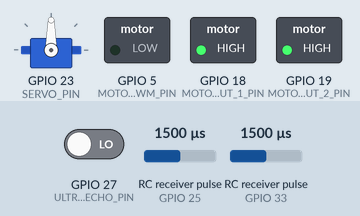
Recording of a program running on a simulated ESP32. Shown: servo, switched loads named in the program (green lamp = pin HIGH). Wiring (inferred from the names in the program): 2 × RC receiver channel: data GPIO 25 / data GPIO 33. The inputs (shaded band) are chosen by the test bench; at power-on: GPIO 27 (ULTRASONIC_ECHO_PIN) LOW, RC receiver pulse (sensors on GPIO 25, GPIO 33) 1500 µs.

Above: at 1.05 s.
Timing chart, 0 to 4.0 s (numbered marks = the images above):
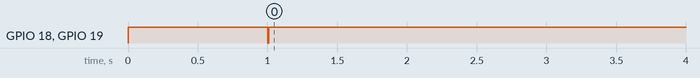

Measured:
- by itself, GPIO 18 (MOTOR_OUT_1_PIN), GPIO 19 (MOTOR_OUT_2_PIN): HIGH → LOW at 1.0 s, → HIGH 0.01 s later

The program:

main.cpp
```cpp
#include <Arduino.h>

#include "freertos/FreeRTOS.h"
#include "freertos/task.h"
#include "system/system.hpp"

// Action
void setup()
{
    // Init
    Serial.begin(115200);
    robot_init();

    // Init interrupt
    xTaskCreatePinnedToCore(robot_calculation, "ctrl", 4096, nullptr, 4, &control_handle      , 1);
    xTaskCreatePinnedToCore(robot_calculation, "comm", 4096, nullptr, 2, &communication_handle, 0);
}


void loop()
{

}
```

pin.hpp
```cpp
#pragma once
#include <Arduino.h>

// ======================= CONFIG PIN MAP =======================
// Line sensor pins
#define LINE_SENSOR_IDX_5_PIN 32
#define LINE_SENSOR_IDX_4_PIN 35
#define LINE_SENSOR_IDX_3_PIN 34
#define LINE_SENSOR_IDX_2_PIN 39
#define LINE_SENSOR_IDX_1_PIN 36

// Ultrasonic sensor pins
#define ULTRASONIC_TRIG_PIN 26
#define ULTRASONIC_ECHO_PIN 27

// Motor and encoder pins
#define MOTOR_PWM_PIN   5
#define MOTOR_OUT_1_PIN 18
#define MOTOR_OUT_2_PIN 19
#define ENCODER_CHANNEL_A_PIN 33
#define ENCODER_CHANNEL_B_PIN 25
#define SERVO_PIN 23
```

system.cpp
```cpp
#include "system.hpp"

// IDLE program
void idle_program()
{
    // Read cmd

    // Send ACK
}

// OPERATION program
// Program action base on set flags
void op_program()
{
    // Read cmd

    // Read sensors signals

    // Control actuators

    // Send signals
}
```

system.hpp
```cpp
#pragma once
#include <Arduino.h>

#include "state.hpp"
#include "system_handlers.hpp"
#include "idle_handlers.hpp"
#include "op_handlers.hpp"
```

cfg.cpp
```cpp
// cfg.cpp (you must add this file once in your project)
#include "cfg.hpp"

//  ======================= BLUETOOTH =======================
const char* DEVICE_NAME = "Behind the scream122";

// ======================= TIMING (milliseconds) =======================
uint32_t TS_CONTROLLER_MS    = 10;   // Speed control loop
uint32_t TS_COMMUNICATION_MS = 50;   // RX / TX poll
uint32_t TS_KICK_ULTRA       = 60;   // Default ultrasonic trigger period
uint32_t TS_RESET_TMR        = 100;  // Tick wrap

// alias nếu chỗ khác dùng hậu tố _MS
uint32_t TS_KICK_ULTRA_MS = 60;

// ======================= DC MOTOR / ENCODER / SERVO =======================
uint32_t PWM_FREQ_HZ  = 20000;  // 20 kHz
uint8_t  PWM_CH_MOTOR = 0;

// Encoder disc: 11 pulses/rev/channel → x4
uint16_t ENC_RESOLUTION    = 11;
uint16_t ENC_EFFECTIVE_PPR = (uint16_t)(11 * 4u);

// Servo limits (default)
uint16_t SERVO_MIN_DEG = 55;
uint16_t SERVO_MAX_DEG = 105;
uint16_t SERVO_MID_DEG = 75;

// ======================= SAFETY =======================
uint32_t OP_TIMEOUT_MS = 200;

// ======================= PID: SPEED LOOP (DEFAULTS) =======================
// Dùng khi chưa nhận setupPID
float PID_KP_DEFAULT = 1.0f;
float PID_KI_DEFAULT = 0.0f;
float PID_KD_DEFAULT = 0.0f;

// |integral| ≤ WINDUP
float PID_WINDUP_LIMIT_DEFAULT = 0.0f;

// Duty clamp 11-bit
uint16_t PID_DUTY_MIN_DEFAULT = 0;
uint16_t PID_DUTY_MAX_DEFAULT = 2047;

// D-term filter (s), 0 = off
float PID_TAU_D_DEFAULT = 0.0f;

// Slew limit (counts/s), 0 = off
float PID_DUTY_SLEW_PER_S_DEFAULT = 0.0f;

// Deadband duty cho PID (không áp dụng cho lệnh PWM debug)
uint16_t MOTOR_DEADBAND_DUTY_DEFAULT = 500;


/**
 * ======================= ENCODER (DEFAULTS) =======================
 * */

// 1) Period glitch reject (us). Ignore unrealistically small periods (interrupt jitter/glitch).
//    Start around 200~500 us depending on max speed.
uint32_t ENC_MIN_PERIOD_US = 300;

// 2) Stop/zero-speed timeout (us). If no pulses for this time -> speed = 0.
//    Typical: 100ms~300ms. Use longer if you run very slow.
uint32_t TS_ENCODER_STOP_TIMEOUT_US = 150000;

// 3) Counts per revolution for accumulation method (A+B edges).
uint32_t ENC_COUNTS_PER_REV_ACC = (uint32_t)ENC_EFFECTIVE_PPR * 4u;

// 4) Edges per revolution for period method on B only.
uint32_t ENC_EDGES_PER_REV_B = (uint32_t)ENC_EFFECTIVE_PPR * 2u;

// 5) Alpha filter coefficient (0..1). Higher = faster response, less smoothing.
float ENC_ALPHA = 0.25f;

// 6) Jerk (slew-rate) limit for speed output [Hz/s].
float ENC_JERK_LIMIT_HZ_PER_S = 200.0f;

// 7) Hybrid switching thresholds with hysteresis (Hz).
float ENC_SW_UP_HZ = 25.0f;
float ENC_SW_DN_HZ = 18.0f;
```

cfg.hpp
```cpp
#pragma once
#include <stdint.h>

//  ======================= BLUETOOTH =======================
// NOTE: keep as const pointer (can still be changed by assigning another string literal if needed)
extern const char* DEVICE_NAME;

// ======================= TIMING (milliseconds) =======================
// NOTE: runtime-tunable if you want; otherwise leave unchanged in cfg.cpp
extern uint32_t TS_CONTROLLER_MS;     // Speed control loop
extern uint32_t TS_COMMUNICATION_MS;  // RX / TX poll
extern uint32_t TS_KICK_ULTRA;        // Default ultrasonic trigger period
extern uint32_t TS_RESET_TMR;         // Tick wrap

// alias nếu chỗ khác dùng hậu tố _MS
// NOTE: no longer constexpr; keep a variable alias to preserve old structure
extern uint32_t TS_KICK_ULTRA_MS;

// ======================= DC MOTOR / ENCODER / SERVO =======================
extern uint32_t PWM_FREQ_HZ;   // 20 kHz
extern uint8_t  PWM_CH_MOTOR;

// Encoder disc: 11 pulses/rev/channel → x4
extern uint16_t ENC_RESOLUTION;
extern uint16_t ENC_EFFECTIVE_PPR;

// Servo limits (default)
extern uint16_t SERVO_MIN_DEG;
extern uint16_t SERVO_MAX_DEG;
extern uint16_t SERVO_MID_DEG;

// ======================= SAFETY =======================
extern uint32_t OP_TIMEOUT_MS;

// ======================= PID: SPEED LOOP (DEFAULTS) =======================
// Dùng khi chưa nhận setupPID
extern float PID_KP_DEFAULT;
extern float PID_KI_DEFAULT;
extern float PID_KD_DEFAULT;

// |integral| ≤ WINDUP
extern float PID_WINDUP_LIMIT_DEFAULT;

// Duty clamp 11-bit
extern uint16_t PID_DUTY_MIN_DEFAULT;
extern uint16_t PID_DUTY_MAX_DEFAULT;

// D-term filter (s), 0 = off
extern float PID_TAU_D_DEFAULT;

// Slew limit (counts/s), 0 = off
extern float PID_DUTY_SLEW_PER_S_DEFAULT;

// Deadband duty cho PID (không áp dụng cho lệnh PWM debug)
extern uint16_t MOTOR_DEADBAND_DUTY_DEFAULT;


/**
 * ======================= ENCODER (DEFAULTS) =======================
 * */

// 1) Period glitch reject (us). Ignore unrealistically small periods (interrupt jitter/glitch).
//    Start around 200~500 us depending on max speed.
extern uint32_t ENC_MIN_PERIOD_US;

// 2) Stop/zero-speed timeout (us). If no pulses for this time -> speed = 0.
//    Typical: 100ms~300ms. Use longer if you run very slow.
extern uint32_t TS_ENCODER_STOP_TIMEOUT_US;

// 3) Counts per revolution for accumulation method (A+B edges).
//    Example: disc=11 pulses per channel per rev.
//      - If you increment on CHANGE for both A and B (and you count every edge): approx 4x => 44.
//    You MUST set correctly for correct Hz scale.
extern uint32_t ENC_COUNTS_PER_REV_ACC;

// 4) Edges per revolution for period method on B only.
//    If you measure CHANGE on B only: 2 edges per B pulse => 22.
//    If you measure only RISING: 11.
extern uint32_t ENC_EDGES_PER_REV_B;

// 5) Alpha filter coefficient (0..1). Higher = faster response, less smoothing.
extern float ENC_ALPHA;

// 6) Jerk (slew-rate) limit for speed output [Hz/s].
extern float ENC_JERK_LIMIT_HZ_PER_S;

// 7) Hybrid switching thresholds with hysteresis (Hz).
//    Switch to ACC at high speed, back to PERIOD at low speed.
extern float ENC_SW_UP_HZ;
extern float ENC_SW_DN_HZ;
```
